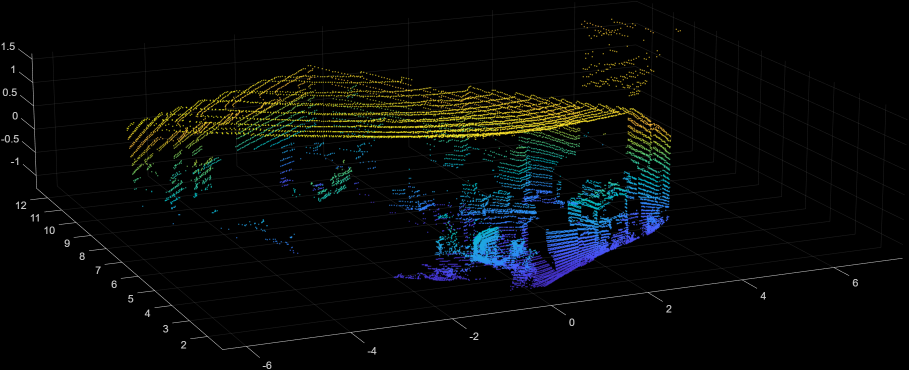
#> input picture data/lidar_1.png, 1817 x 740 px (shown at 1/2 size)
$ python make_grid.py --input_dir ../../data
#> lines starting #> are read from the running program, lines starting #| are printed output that depends on the picture
#!/usr/bin/env python3
"""
Groups images by their 'name' prefix (from 'name_number.ext' filenames),
lets you select which group(s) to process, then packs them into A4-width
grid images suitable for a LaTeX appendix.

Changes vs v1:
  - Images are larger: fixed number of columns (default 3), rows spill to
    extra pages instead of shrinking everything to fit one page.
  - Vertical whitespace is tight: each row height = tallest actual image in
    that row (not a fixed square cell).
  - Filename is overlaid in the top-right corner of each image in a
    readable contrasting colour.

Usage:
    python make_appendix_grids.py --input_dir /path/to/images --output_dir /path/to/output [--cols N]
"""

import argparse
import math
import re
import sys
from collections import defaultdict
from pathlib import Path

from PIL import Image, ImageDraw, ImageFont

# ---------------------------------------------------------------------------
# A4 @ 300 DPI, single-column with ~20 mm margins
# ---------------------------------------------------------------------------
A4_WIDTH_PX  = 2480
A4_HEIGHT_PX = 3508
MARGIN_PX    = 236          # 20 mm
CONTENT_W    = A4_WIDTH_PX  - 2 * MARGIN_PX   # 2008 px
CONTENT_H    = A4_HEIGHT_PX - 2 * MARGIN_PX   # 3036 px
H_GAP        = 16           # horizontal gap between cells
V_GAP        = 16           # vertical gap between rows (tight)

FONT_PATH    = "/usr/share/fonts/truetype/dejavu/DejaVuSans-Bold.ttf"
LABEL_PADDING = 12          # px inside the label background box


# ---------------------------------------------------------------------------
# Helpers
# ---------------------------------------------------------------------------

def scan_groups(input_dir: Path) -> dict[str, list[Path]]:
    pattern = re.compile(r"^(.+?)_(\d+)\.[^.]+$", re.IGNORECASE)
    groups: dict[str, list[Path]] = defaultdict(list)
    for p in input_dir.iterdir():
        if not p.is_file():
            continue
        m = pattern.match(p.name)
        if m:
            groups[m.group(1)].append(p)
    for name in groups:
        groups[name].sort(key=lambda p: int(re.search(r"_(\d+)\.", p.name).group(1)))
    return dict(sorted(groups.items()))


def prompt_group_selection(groups: dict[str, list[Path]]) -> list[str]:
    print("\nDiscovered image groups:")
    print(f"  {'#':<4}  {'Group name':<40}  Images")
    print(f"  {'-'*4}  {'-'*40}  ------")
    names = list(groups.keys())
    for i, name in enumerate(names, 1):
        print(f"  {i:<4}  {name:<40}  {len(groups[name])}")

    print("\nSelect groups to process:")
    print("  • Numbers separated by commas/spaces  (e.g.  1, 3, 5)")
    print("  • A range                             (e.g.  2-4)")
    print("  • 'all' to process every group")

    while True:
        raw = input("\nYour selection: ").strip()
        if not raw:
            print("  Nothing entered — please try again.")
            continue
        if raw.lower() == "all":
            return names

        selected_indices: set[int] = set()
        tokens = re.split(r"[,\s]+", raw)
        valid = True
        for token in tokens:
            if not token:
                continue
            range_match = re.fullmatch(r"(\d+)-(\d+)", token)
            if range_match:
                a, b = int(range_match.group(1)), int(range_match.group(2))
                if a < 1 or b > len(names) or a > b:
                    print(f"  Invalid range '{token}' — must be between 1 and {len(names)}.")
                    valid = False
                    break
                selected_indices.update(range(a, b + 1))
            elif token.isdigit():
                idx = int(token)
                if idx < 1 or idx > len(names):
                    print(f"  Number {idx} is out of range (1–{len(names)}).")
                    valid = False
                    break
                selected_indices.add(idx)
            else:
                print(f"  Unrecognised token '{token}'.")
                valid = False
                break

        if valid and selected_indices:
            chosen = [names[i - 1] for i in sorted(selected_indices)]
            print(f"\n  Selected: {', '.join(chosen)}")
            confirm = input("  Confirm? [Y/n]: ").strip().lower()
            if confirm in ("", "y", "yes"):
                return chosen
        elif valid:
            print("  No groups selected — please try again.")
#> this loop made 1 pass; the answer given on pass 1: 1


# ---------------------------------------------------------------------------
# Label drawing
# ---------------------------------------------------------------------------

def _brightness(gray_img: Image.Image) -> float:
    """Return mean pixel value of a grayscale image."""
    try:
        data = gray_img.get_flattened_data()
    except AttributeError:
        data = list(gray_img.getdata())
    return sum(data) / max(1, gray_img.width * gray_img.height)


def pick_label_color(img: Image.Image, x: int, y: int, w: int, h: int) -> tuple[int,int,int]:
    """Sample average brightness of the top-right region and return black or white."""
    region = img.crop((x, y, x + w, y + h)).convert("L")
    avg = _brightness(region)
    return (0, 0, 0) if avg > 160 else (255, 255, 255)


def draw_label(img: Image.Image, text: str, font: ImageFont.FreeTypeFont) -> Image.Image:
    """Overlay filename text in top-right corner with a semi-transparent background."""
    draw = ImageDraw.Draw(img)
    bbox = draw.textbbox((0, 0), text, font=font)
    tw = bbox[2] - bbox[0]
    th = bbox[3] - bbox[1]

    pad = LABEL_PADDING
    box_w = tw + pad * 2
    box_h = th + pad * 2

    bx = img.width - box_w - pad      # right-aligned with a little extra margin
    by = pad

    # Semi-transparent dark or light background
    region_x1 = max(0, bx)
    region_y1 = max(0, by)
    region_x2 = min(img.width,  bx + box_w)
    region_y2 = min(img.height, by + box_h)

    region_crop = img.crop((region_x1, region_y1, region_x2, region_y2)).convert("L")
    avg_brightness = _brightness(region_crop)
    bg_color    = (0,   0,   0,  160) if avg_brightness > 140 else (255, 255, 255, 160)
    text_color  = (255, 255, 255)     if avg_brightness > 140 else (0,   0,   0)

    # Draw background rectangle on a composited RGBA layer
    overlay = Image.new("RGBA", img.size, (0, 0, 0, 0))
    odraw = ImageDraw.Draw(overlay)
    odraw.rectangle([bx, by, bx + box_w, by + box_h], fill=bg_color)
    img = img.convert("RGBA")
    img = Image.alpha_composite(img, overlay).convert("RGB")

    # Draw text
    draw = ImageDraw.Draw(img)
    draw.text((bx + pad, by + pad), text, font=font, fill=text_color)
    return img


# ---------------------------------------------------------------------------
# Layout: scale each image to fill column width, track per-row heights
# ---------------------------------------------------------------------------

def autocrop(img: Image.Image, bg_color: tuple = (255, 255, 255),
             tolerance: int = 15) -> Image.Image:
    """
    Crop away solid-colour borders around an image.
    Pixels within `tolerance` of `bg_color` on all channels are treated as background.
    Falls back to the original image if the result would be empty.
    """
    import numpy as np
    arr = np.array(img)
    bg = np.array(bg_color, dtype=np.int32)
    diff = np.abs(arr.astype(np.int32) - bg)
    mask = diff.max(axis=2) > tolerance   # True where pixel is NOT background

    rows = np.any(mask, axis=1)
    cols = np.any(mask, axis=0)

    if not rows.any() or not cols.any():
        return img   # fully blank — return as-is

    r0, r1 = int(rows.argmax()), int(len(rows) - rows[::-1].argmax() - 1)
    c0, c1 = int(cols.argmax()), int(len(cols) - cols[::-1].argmax() - 1)
    return img.crop((c0, r0, c1 + 1, r1 + 1))


def scale_to_width(img: Image.Image, target_w: int) -> Image.Image:
    """Scale image so its width == target_w, preserving aspect ratio."""
    if img.width == 0:
        return img
    new_h = max(1, int(target_w * img.height / img.width))
    return img.resize((target_w, new_h), Image.LANCZOS)


def trim_page_bottom(page: Image.Image, content_bottom: int) -> Image.Image:
    """Crop blank whitespace below the last row, keeping one MARGIN_PX of padding."""
    new_h = min(page.height, content_bottom + MARGIN_PX)
    return page.crop((0, 0, page.width, new_h))


def layout_pages(
    imgs: list[Image.Image],
    filenames: list[str],
    cols: int,
    font: ImageFont.FreeTypeFont,
) -> list[Image.Image]:
    """
    Arrange images into A4 pages.
    - Each source image has its whitespace border cropped first.
    - Each image is then scaled to fill its column width.
    - Row height = tallest image in that row (no fixed square cell).
    - If a new row would overflow the page, start a new page.
    - The last page is trimmed so there is no blank bottom beyond MARGIN_PX.
    """
#> called with cols = 3
    cell_w = (CONTENT_W - H_GAP * (cols - 1)) // cols

    # Pre-crop whitespace, scale, and label all images
    scaled: list[Image.Image] = []
    for img, fname in zip(imgs, filenames):
        s = autocrop(img)
        s = scale_to_width(s, cell_w)
        s = draw_label(s, fname, font)
        scaled.append(s)
#> this loop made 1 pass
#> (fname, r0 in autocrop, r1 in autocrop, c0 in autocrop, c1 in autocrop, new_h in scale_to_width, bbox in draw_label, tw in draw_label) on pass 1: ('lidar_1.png', 0, 739, 0, 1816, 267, (0, 5, 151, 29), 151)
#> pass 1, in autocrop, `diff = np.abs(arr.astype(np.int32) - bg)`:
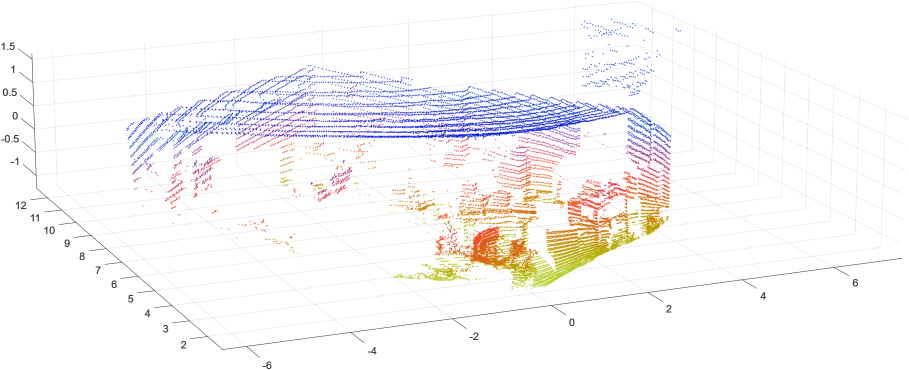
#> diff: shape (740, 1817, 3) int32 (shown at 1/2 size); mean R, G, B 248.2, 246.2, 246.8
#> pass 1, in layout_pages, `s = scale_to_width(s, cell_w)`:
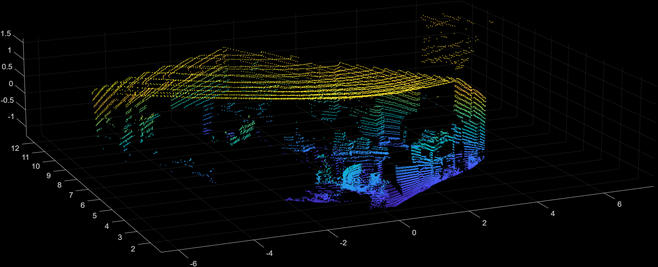
#> s: PIL image 658x267 RGB; mean R, G, B 7.3, 9.3, 8.6
#> pass 1, in draw_label, `region_crop = img.crop((region_x1, region_y1, region_x2, region_y2)).c..`:
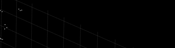
#> region_crop: PIL image 175x48 L; min 0, max 111, mean 1
#> after the loop, scaled = 1 item

    pages: list[Image.Image] = []
    page = Image.new("RGB", (A4_WIDTH_PX, A4_HEIGHT_PX), (255, 255, 255))
#> page: PIL image 2480x3508 RGB; every value is 255
    cursor_y = MARGIN_PX
    last_content_y = MARGIN_PX
    row_start = 0

    while row_start < len(scaled):
        row_imgs = scaled[row_start : row_start + cols]
        row_h = max(im.height for im in row_imgs)

        # Would this row overflow the page?
        if cursor_y + row_h > MARGIN_PX + CONTENT_H and cursor_y > MARGIN_PX:
            pages.append(trim_page_bottom(page, last_content_y))
            page = Image.new("RGB", (A4_WIDTH_PX, A4_HEIGHT_PX), (255, 255, 255))
            cursor_y = MARGIN_PX
            last_content_y = MARGIN_PX

        for col_idx, im in enumerate(row_imgs):
            x = MARGIN_PX + col_idx * (cell_w + H_GAP)
            page.paste(im, (x, cursor_y))

        last_content_y = cursor_y + row_h
        cursor_y = last_content_y + V_GAP
        row_start += cols
#> this loop made 1 pass
#> (row_h, last_content_y, cursor_y, row_start) on pass 1: (267, 503, 519, 3)
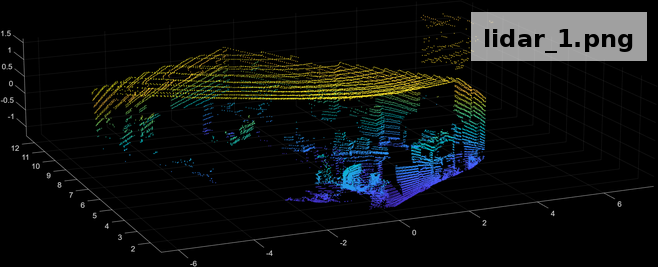
#> im: PIL image 658x267 RGB; mean R, G, B 14.1, 16.2, 15.5
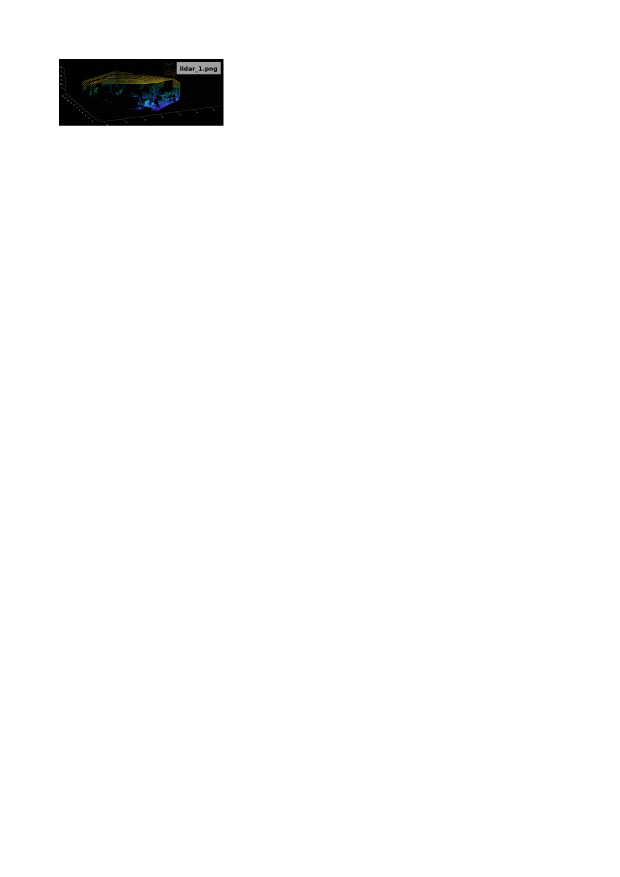
#> page: PIL image 2480x3508 RGB (shown at 1/4 size); mean R, G, B 250.1, 250.2, 250.2
#> after the loop, pages = []; row_start = 3

    pages.append(trim_page_bottom(page, last_content_y))
#> in trim_page_bottom, `new_h = min(page.height, content_bottom + MARGIN_PX)`: new_h = 739
#> in trim_page_bottom, `return page.crop((0, 0, page.width, new_h))`:
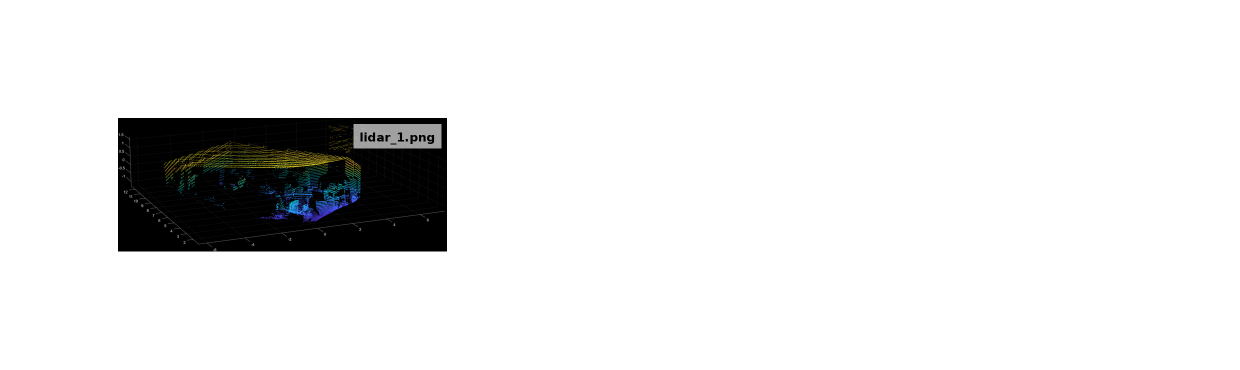
#> returned value: PIL image 2480x739 RGB (shown at 1/2 size); mean R, G, B 231.9, 232.1, 232
    return pages


# ---------------------------------------------------------------------------
# Main processing
# ---------------------------------------------------------------------------

def load_font(size: int) -> ImageFont.FreeTypeFont:
    try:
        return ImageFont.truetype(FONT_PATH, size)
    except Exception:
        return ImageFont.load_default()


def process_group(
    name: str,
    paths: list[Path],
    output_dir: Path,
    cols: int,
) -> None:
    print(f"\n  Processing group '{name}' ({len(paths)} images, {cols} columns) ...")

    loaded: list[Image.Image] = []
    filenames: list[str] = []
    for p in paths:
        try:
            loaded.append(Image.open(p).convert("RGB"))
            filenames.append(p.name)
        except Exception as e:
            print(f"    Warning: could not open {p.name}: {e}")

    if not loaded:
        print("    No images loaded — skipping.")
        return

    cell_w = (CONTENT_W - H_GAP * (cols - 1)) // cols
    # Font size ~2% of cell width, minimum 24 px
    font_size = max(24, cell_w // 50)
    font = load_font(font_size)

    pages = layout_pages(loaded, filenames, cols, font)
#> pages = 1 item
    print(f"    → {len(pages)} page(s)")
#|     → 1 page(s)

    for i, page_img in enumerate(pages, 1):
        suffix = f"_page{i}" if len(pages) > 1 else ""
        out_path = output_dir / f"{name}{suffix}.png"
        page_img.save(out_path, dpi=(300, 300))
        print(f"    Saved → {out_path}")
#> this loop made 1 pass
#> (i, suffix) on pass 1: (1, '')
#|     Saved → 4_Scripts/Util/appendix_grids/lidar.png


def main():
    parser = argparse.ArgumentParser(
        description="Pack name_number.ext images into A4 grid PNGs for a LaTeX appendix."
    )
    parser.add_argument("--input_dir",  required=True,            help="Folder containing source images.")
    parser.add_argument("--output_dir", default="appendix_grids", help="Output folder (default: appendix_grids).")
    parser.add_argument("--cols",       type=int, default=3,      help="Images per row (default: 3).")
    args = parser.parse_args()

    input_dir  = Path(args.input_dir).expanduser().resolve()
    output_dir = Path(args.output_dir).expanduser().resolve()

    if not input_dir.exists():
        print(f"Error: '{input_dir}' does not exist.")
        sys.exit(1)

    output_dir.mkdir(parents=True, exist_ok=True)

    groups = scan_groups(input_dir)
    if not groups:
        print("No files matching 'name_number.ext' found in the input directory.")
        sys.exit(1)

    selected_names = prompt_group_selection(groups)

    print(f"\nOutput directory: {output_dir}")
    for name in selected_names:
        process_group(name, groups[name], output_dir, cols=args.cols)

    print("\nDone.")


if __name__ == "__main__":
    main()
